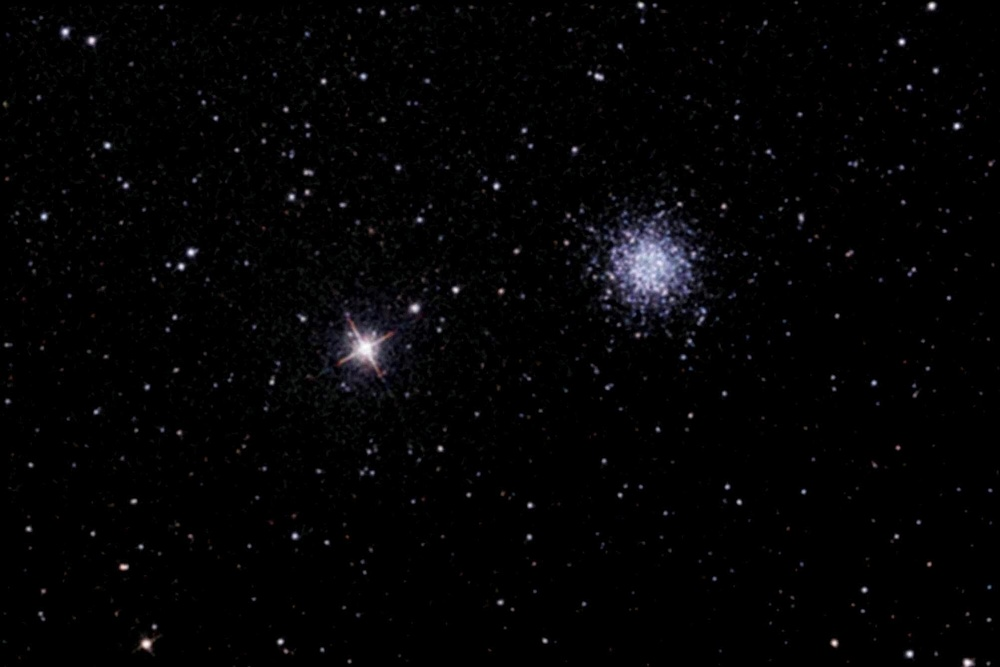
%> input picture hw_2/res3.jpg, 1000 x 667 px, shrunk from 2004 x 1336 before the run
$ octave number_small_objects.m   (GNU Octave 9; MATLAB toolbox functions it lacks are replaced by stand-ins)
%> lines starting %> are read from the running program, lines starting %| are printed output that depends on the picture; in (x1, y1, x2, y2) boxes, pixels count from 0 and x2, y2 are one past the last pixel; in counts of white or black regions, pixels touching at a corner belong together; the program's own positions count from 1
img = imread('res3.jpg');
%> img is the input picture: size 667x1000x3 uint8; mean R, G, B 4, 3.9, 4.7
grayImg = rgb2gray(img);

bw = imbinarize(grayImg, 'adaptive');
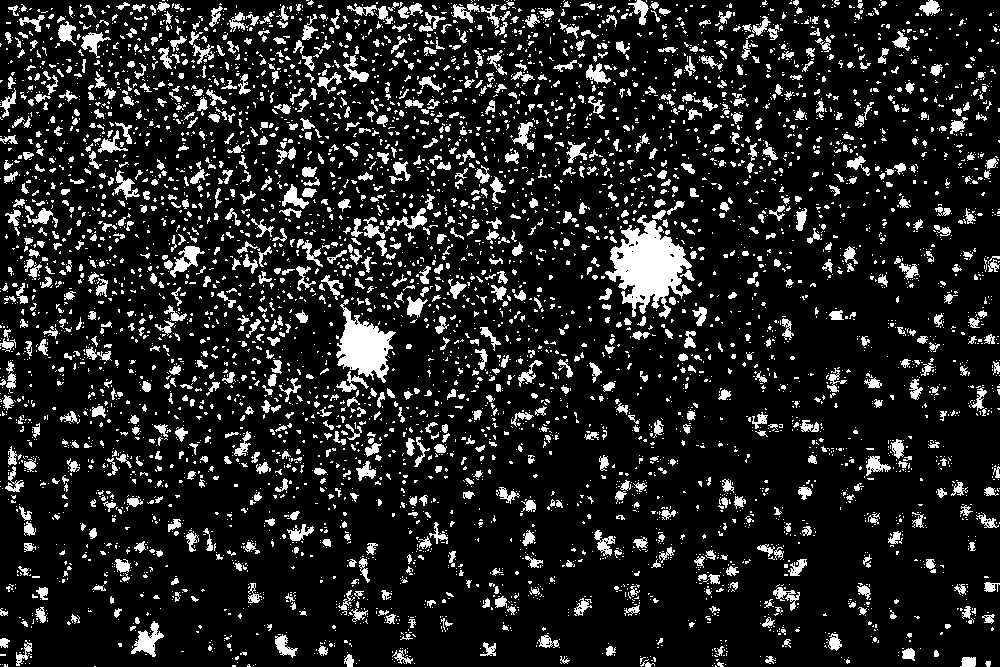
%> bw: size 667x1000 logical; 13.6% white; 5752 white regions (4628 under 20 px), largest, box (x1, y1, x2, y2) and area: (605, 215, 692, 319) 4545, (336, 299, 396, 383) 2402, (131, 621, 164, 657) 503
cleanBw = bwareaopen(bw, 50);
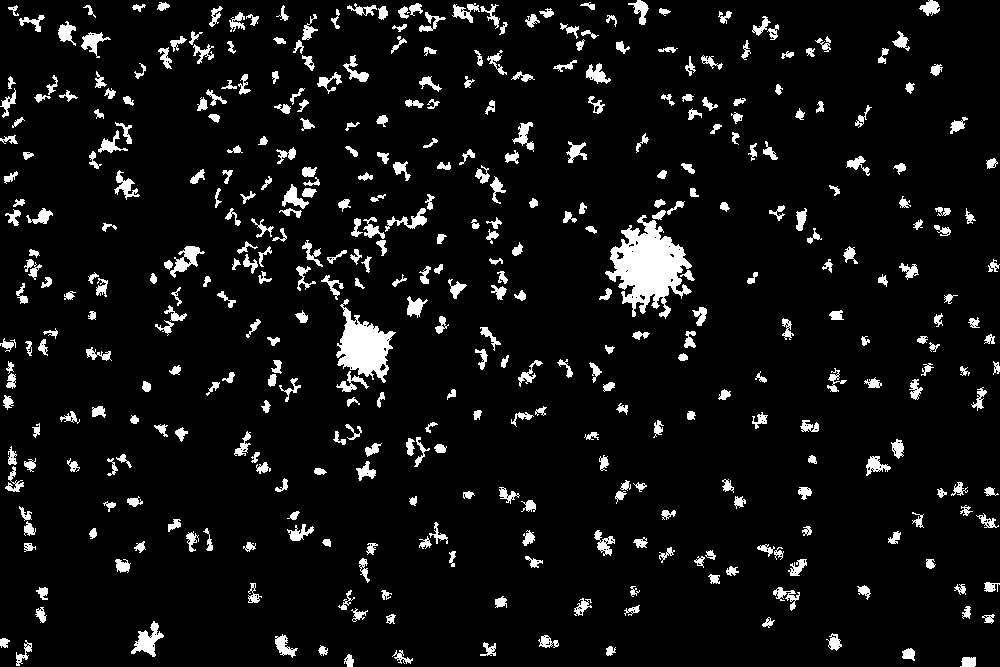
%> cleanBw: size 667x1000 logical; 7% white; 405 white regions, largest, box (x1, y1, x2, y2) and area: (605, 215, 692, 319) 4545, (336, 299, 396, 383) 2402, (131, 621, 164, 657) 503

smallObjects = cleanBw;
stats = regionprops(smallObjects, 'Area');
%> stats = 405 regions; largest, Area: 4545, 2402, 503, 428, 320
areas = [stats.Area];
%> areas = 405 values, max 4545 at index 275, min 50 at index 9, mean 115.8

smallThreshold = 10000;
minsmallThreshold = 200;

smallObjectsIndices = find((areas >= minsmallThreshold) & (areas <= smallThreshold));
%> smallObjectsIndices = 25 values from 36 to 378
numSmallObjects = length(smallObjectsIndices);
%> numSmallObjects = 25

labelMat = bwlabel(cleanBw);
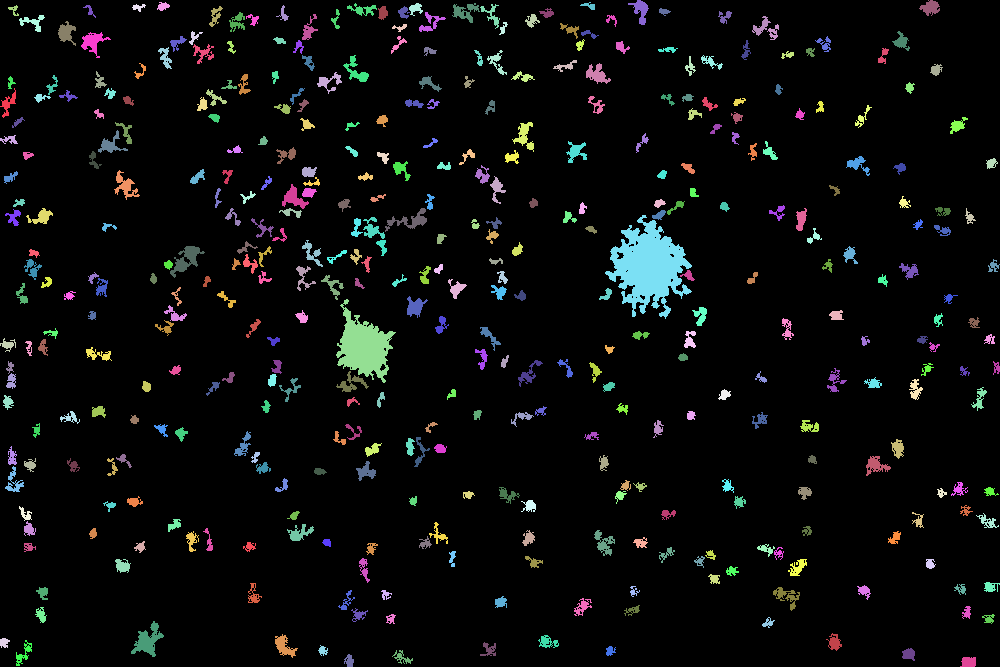
%> labelMat: size 667x1000 double; 406 distinct labels, from 0 to 405; one colour per label, 0 black
smallLabels = ismember(labelMat, smallObjectsIndices);
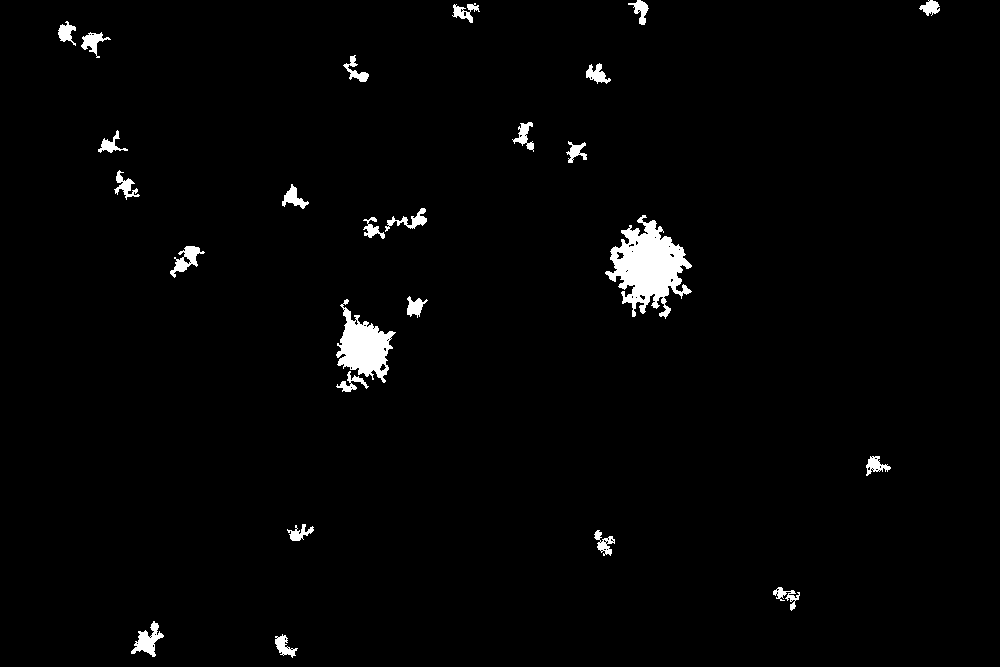
%> smallLabels: size 667x1000 logical; 2% white; 25 white regions, largest, box (x1, y1, x2, y2) and area: (605, 215, 692, 319) 4545, (336, 299, 396, 383) 2402, (131, 621, 164, 657) 503

figure;
subplot(1,2,1); imshow(img); title('Исходное изображение');
subplot(1,2,2); imshow(smallLabels);
title(['Мелкие объекты: ', num2str(numSmallObjects), ' шт (размер ', ...
      num2str(minsmallThreshold), '-', num2str(smallThreshold), ' px)']);

$ run again, with hw_2/res2.jpg copied over hw_2/res3.jpg
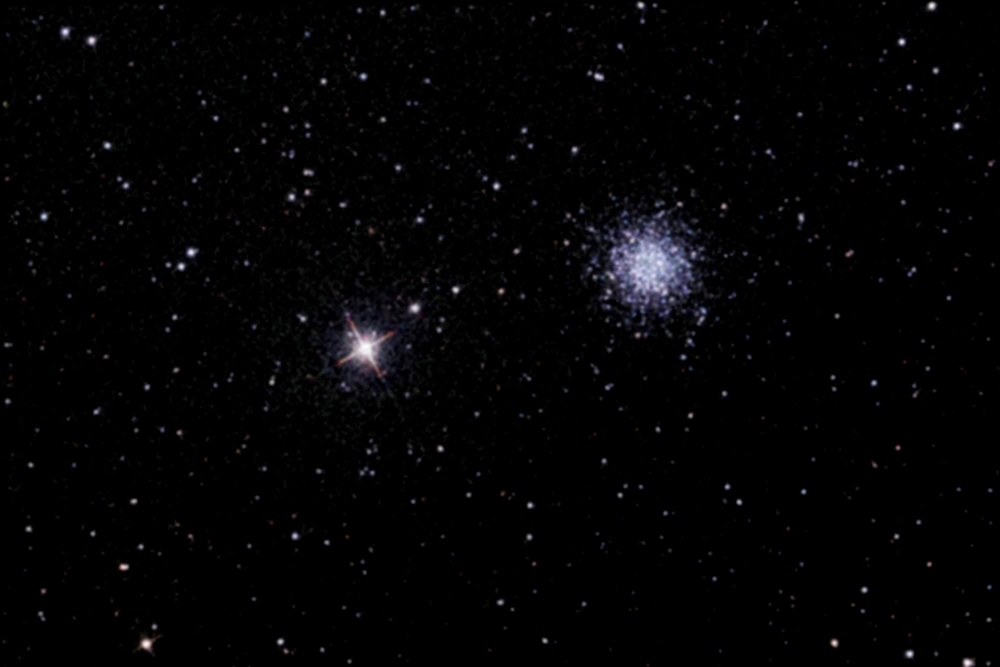
%> input picture hw_2/res2.jpg, 1000 x 667 px, shrunk from 2004 x 1336 before the run
%> img is the input picture: size 667x1000x3 uint8; mean R, G, B 3.7, 3.6, 4.4
%> `bw = imbinarize(grayImg, 'adaptive');`:
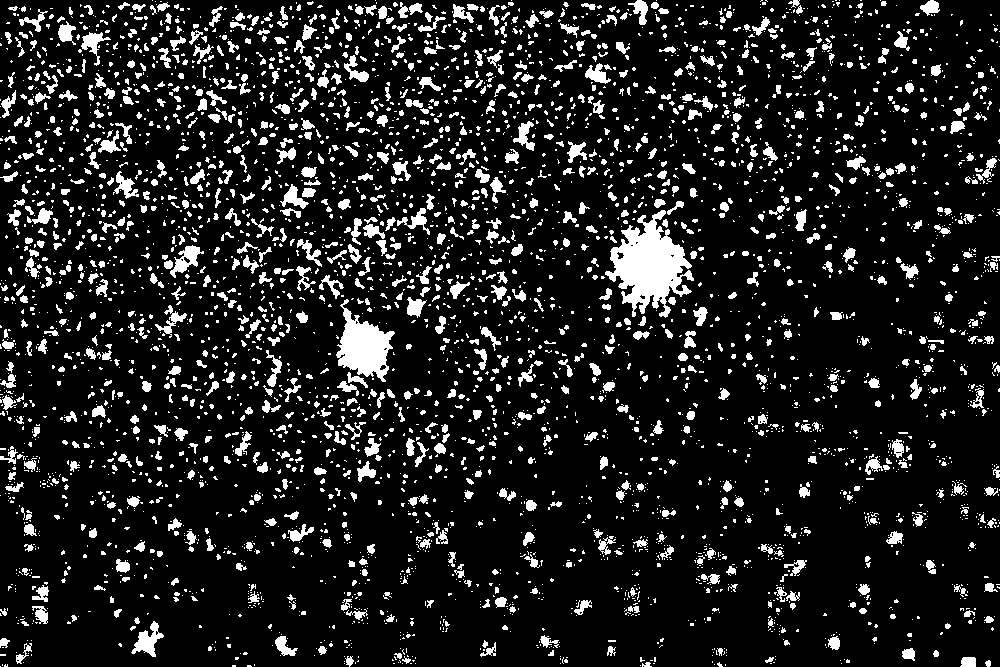
%> bw: size 667x1000 logical; 12.6% white; 4537 white regions (3432 under 20 px), largest, box (x1, y1, x2, y2) and area: (605, 210, 694, 318) 4821, (336, 299, 395, 382) 2442, (131, 621, 164, 657) 504
%> stats = 366 regions; largest, Area: 4821, 2442, 504, 454, 338
%> areas = 366 values, max 4821 at index 266, min 50 at index 11, mean 116.3
%> smallObjectsIndices = 21 values from 21 to 274
%> numSmallObjects = 21
%> labelMat: size 667x1000 double; 367 distinct labels, from 0 to 366
%> `smallLabels = ismember(labelMat, smallObjectsIndices);`:
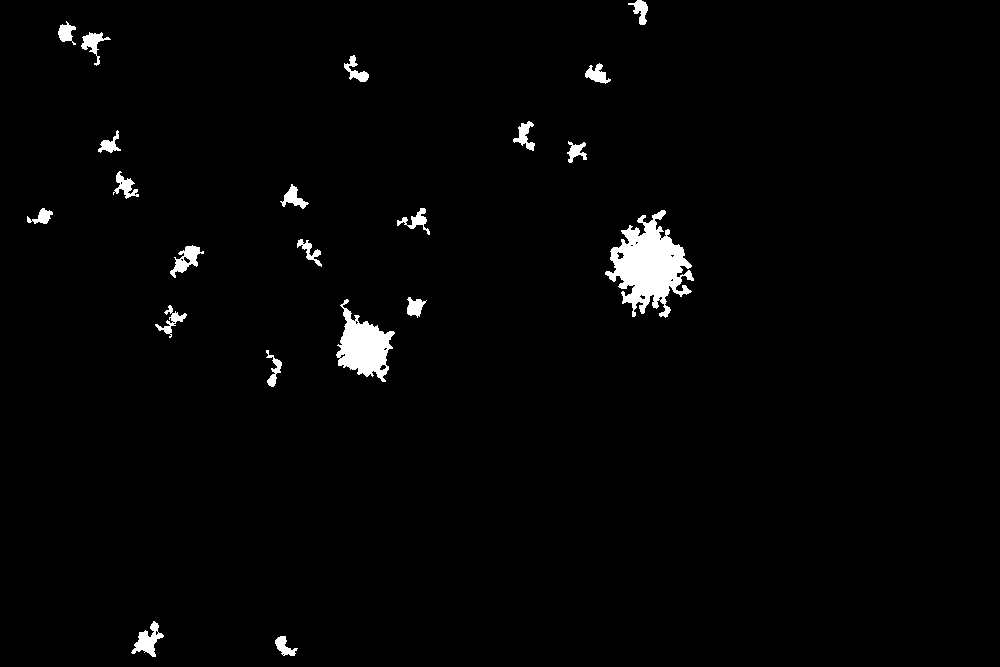
%> smallLabels: size 667x1000 logical; 1.9% white; 21 white regions, largest, box (x1, y1, x2, y2) and area: (605, 210, 694, 318) 4821, (336, 299, 395, 382) 2442, (131, 621, 164, 657) 504
